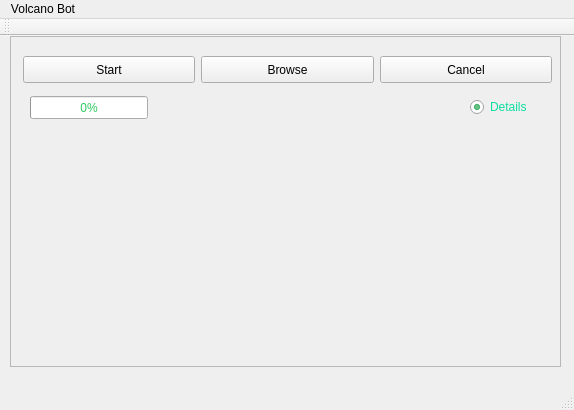
<?xml version="1.0" encoding="UTF-8"?>
<ui version="4.0">
 <class>MainWindow</class>
 <widget class="QMainWindow" name="MainWindow">
  <property name="geometry">
   <rect>
    <x>0</x>
    <y>0</y>
    <width>574</width>
    <height>410</height>
   </rect>
  </property>
  <property name="palette">
   <palette>
    <active>
     <colorrole role="WindowText">
      <brush brushstyle="SolidPattern">
       <color alpha="255">
        <red>13</red>
        <green>222</green>
        <blue>158</blue>
       </color>
      </brush>
     </colorrole>
     <colorrole role="Text">
      <brush brushstyle="SolidPattern">
       <color alpha="255">
        <red>47</red>
        <green>201</green>
        <blue>98</blue>
       </color>
      </brush>
     </colorrole>
    </active>
    <inactive>
     <colorrole role="WindowText">
      <brush brushstyle="SolidPattern">
       <color alpha="255">
        <red>13</red>
        <green>222</green>
        <blue>158</blue>
       </color>
      </brush>
     </colorrole>
     <colorrole role="Text">
      <brush brushstyle="SolidPattern">
       <color alpha="255">
        <red>47</red>
        <green>201</green>
        <blue>98</blue>
       </color>
      </brush>
     </colorrole>
    </inactive>
    <disabled>
     <colorrole role="WindowText">
      <brush brushstyle="SolidPattern">
       <color alpha="255">
        <red>159</red>
        <green>158</green>
        <blue>158</blue>
       </color>
      </brush>
     </colorrole>
     <colorrole role="Text">
      <brush brushstyle="SolidPattern">
       <color alpha="255">
        <red>159</red>
        <green>158</green>
        <blue>158</blue>
       </color>
      </brush>
     </colorrole>
    </disabled>
   </palette>
  </property>
  <property name="windowTitle">
   <string>PointCloud and Mesh Generator</string>
  </property>
  <widget class="QWidget" name="centralWidget">
   <widget class="QLabel" name="label">
    <property name="geometry">
     <rect>
      <x>20</x>
      <y>100</y>
      <width>531</width>
      <height>181</height>
     </rect>
    </property>
    <property name="autoFillBackground">
     <bool>false</bool>
    </property>
    <property name="text">
     <string/>
    </property>
   </widget>
   <widget class="QRadioButton" name="radioButton">
    <property name="geometry">
     <rect>
      <x>470</x>
      <y>60</y>
      <width>128</width>
      <height>22</height>
     </rect>
    </property>
    <property name="text">
     <string>Details</string>
    </property>
    <property name="checked">
     <bool>true</bool>
    </property>
    <property name="autoRepeat">
     <bool>true</bool>
    </property>
   </widget>
   <widget class="QWidget" name="layoutWidget">
    <property name="geometry">
     <rect>
      <x>10</x>
      <y>20</y>
      <width>531</width>
      <height>29</height>
     </rect>
    </property>
    <layout class="QHBoxLayout" name="horizontalLayout"/>
   </widget>
   <widget class="QProgressBar" name="progressBar">
    <property name="geometry">
     <rect>
      <x>30</x>
      <y>60</y>
      <width>118</width>
      <height>23</height>
     </rect>
    </property>
    <property name="value">
     <number>0</number>
    </property>
   </widget>
   <widget class="QFrame" name="frame">
    <property name="geometry">
     <rect>
      <x>10</x>
      <y>0</y>
      <width>551</width>
      <height>331</height>
     </rect>
    </property>
    <property name="frameShape">
     <enum>QFrame::StyledPanel</enum>
    </property>
    <property name="frameShadow">
     <enum>QFrame::Raised</enum>
    </property>
    <widget class="QPushButton" name="Cancel">
     <property name="geometry">
      <rect>
       <x>370</x>
       <y>20</y>
       <width>172</width>
       <height>27</height>
      </rect>
     </property>
     <property name="text">
      <string>Cancel</string>
     </property>
    </widget>
    <widget class="QPushButton" name="Start">
     <property name="geometry">
      <rect>
       <x>13</x>
       <y>20</y>
       <width>172</width>
       <height>27</height>
      </rect>
     </property>
     <property name="text">
      <string>Start</string>
     </property>
    </widget>
    <widget class="QPushButton" name="Browse">
     <property name="geometry">
      <rect>
       <x>191</x>
       <y>20</y>
       <width>173</width>
       <height>27</height>
      </rect>
     </property>
     <property name="text">
      <string>Browse</string>
     </property>
    </widget>
   </widget>
   <zorder>frame</zorder>
   <zorder>label</zorder>
   <zorder>radioButton</zorder>
   <zorder>layoutWidget</zorder>
   <zorder>progressBar</zorder>
  </widget>
  <widget class="QMenuBar" name="menuBar">
   <property name="geometry">
    <rect>
     <x>0</x>
     <y>0</y>
     <width>574</width>
     <height>25</height>
    </rect>
   </property>
   <widget class="QMenu" name="menuVolcano_Bot">
    <property name="title">
     <string>Volcano Bot</string>
    </property>
    <addaction name="separator"/>
   </widget>
   <addaction name="menuVolcano_Bot"/>
  </widget>
  <widget class="QToolBar" name="mainToolBar">
   <attribute name="toolBarArea">
    <enum>TopToolBarArea</enum>
   </attribute>
   <attribute name="toolBarBreak">
    <bool>true</bool>
   </attribute>
  </widget>
  <widget class="QStatusBar" name="statusBar"/>
 </widget>
 <layoutdefault spacing="6" margin="11"/>
 <resources/>
 <connections/>
</ui>
